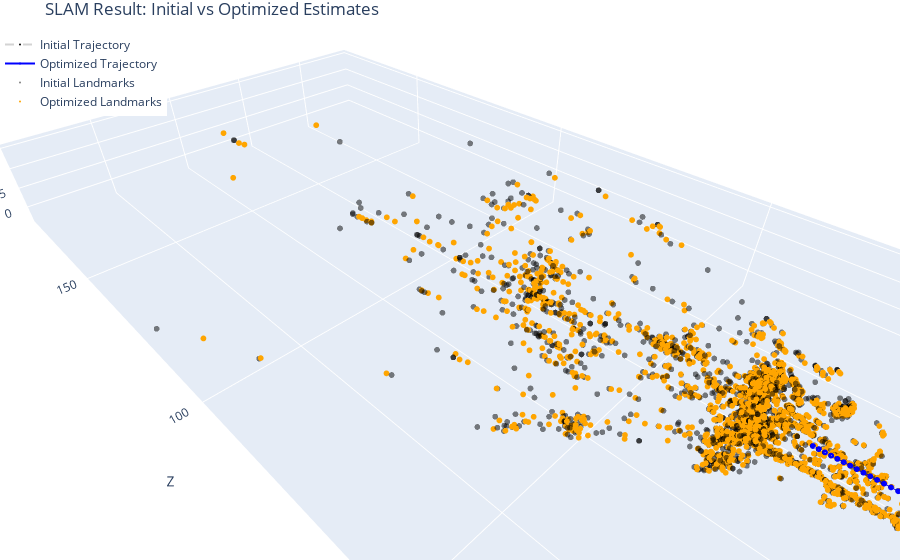

Notebook code cell kept with this figure:
### Markdown cell above
## 9. Analyze the Results

With optimization complete, we now examine the quality of the resulting map and trajectory. A key benefit of using factor graphs and nonlinear optimization is that we can recover a globally consistent trajectory and landmark map even when the initial estimates are noisy or imprecise.

In this last section, we extract and visualize both:
- The initial estimates of poses and landmarks prior to optimization.
- The optimized result returned by the Levenberg-Marquardt optimizer.

To highlight the improvement, we plot both sets side-by-side in a single interactive 3D view. The viewer can rotate, zoom, and pan to inspect the geometry from different perspectives.

### Code cell
# Function to extract camera coordinates and put them in an N x 3 matrix
def extract_camera_xyz(values: gtsam.Values, prefix='x'):
    coords = []
    for key in values.keys():
        symbol = gtsam.Symbol(key)
        if symbol.chr() == ord(prefix):
            coords.append(values.atPose3(key).translation())
    return np.array([p for p in coords])

# Function to extract landmark coordinates and put them in an N x 3 matrix
def extract_landmark_xyz(values: gtsam.Values, prefix='l'):
    coords = []
    for key in values.keys():
        symbol = gtsam.Symbol(key)
        if symbol.chr() == ord(prefix):
            coords.append(values.atPoint3(key))
    return np.array([p for p in coords])

# Extract both initial and optimized estimates
init_cam = extract_camera_xyz(initial_estimates)
opt_cam = extract_camera_xyz(result)
init_land = extract_landmark_xyz(initial_estimates)
opt_land = extract_landmark_xyz(result)

# Define traces
trace_init_cam = go.Scatter3d(
    x=init_cam[:, 0], y=init_cam[:, 1], z=init_cam[:, 2],
    mode="lines+markers",
    name="Initial Trajectory",
    line=dict(color="lightgray", width=2, dash="dash"),
    marker=dict(size=2, color="black")
)

trace_opt_cam = go.Scatter3d(
    x=opt_cam[:, 0], y=opt_cam[:, 1], z=opt_cam[:, 2],
    mode="lines+markers",
    name="Optimized Trajectory",
    line=dict(color="blue", width=2),
    marker=dict(size=2, color="blue")
)

scatter_init_land = go.Scatter3d(
    x=init_land[:, 0], y=init_land[:, 1], z=init_land[:, 2],
    mode="markers",
    name="Initial Landmarks",
    marker=dict(size=2, color="black", opacity=0.5)
)

scatter_opt_land = go.Scatter3d(
    x=opt_land[:, 0], y=opt_land[:, 1], z=opt_land[:, 2],
    mode="markers",
    name="Optimized Landmarks",
    marker=dict(size=2, color="orange")
)

# Assemble the figure
fig = go.Figure(data=[trace_init_cam, trace_opt_cam, scatter_init_land, scatter_opt_land])

fig.update_layout(
    title="SLAM Result: Initial vs Optimized Estimates",
    scene=dict(
        xaxis_title='X',
        yaxis_title='Y',
        zaxis_title='Z',
        aspectmode='data',
        camera=dict(
            up=dict(x=0, y=-1, z=0),
            center=dict(x=0, y=0.1, z=0),
            eye=dict(x=-1, y=-1, z=-1)
		)
	),
    legend=dict(x=0, y=1),
    margin=dict(l=0, r=0, b=0, t=30)
)

fig.show()

### Figure 1 — Plotly figure (JSON) as saved in the notebook; plotly's stock layout.template omitted (floating-point values rounded to 4 significant figures; data arrays with more than 128 entries replaced by an {"elided": "..."} marker saying what was removed)
{"data": [{"line": {"color": "lightgray", "dash": "dash", "width": 2}, "marker": {"color": "black", "size": 2}, "mode": "lines+markers", "name": "Initial Trajectory", "type": "scatter3d", "x": [0.0, 0.003143, 0.002806, 0.004198, 0.007419, 0.006492, 0.002024, -0.003376, -0.008345, -0.01404, -0.03147, -0.03832, -0.04732, -0.06117, -0.07503, -0.0894, -0.1108, -0.1346, -0.1584, -0.182, -0.2075, -0.2376, -0.2665, -0.2934, -0.3206, -0.3477], "y": [0.0, 0.004146, 0.009815, 0.01203, 0.01751, 0.02211, 0.02749, 0.03128, 0.03631, 0.04066, 0.05025, 0.06278, 0.06961, 0.07602, 0.08276, 0.08862, 0.09397, 0.0949, 0.09775, 0.1017, 0.106, 0.112, 0.1169, 0.1225, 0.1261, 0.1315], "z": [0.0, 0.96, 1.92, 2.873, 3.816, 4.759, 5.695, 6.629, 7.565, 8.501, 9.44, 10.37, 11.29, 12.21, 13.12, 14.02, 14.93, 15.83, 16.73, 17.64, 18.52, 19.41, 20.29, 21.17, 22.04, 22.9]}, {"line": {"color": "blue", "width": 2}, "marker": {"color": "blue", "size": 2}, "mode": "lines+markers", "name": "Optimized Trajectory", "type": "scatter3d", "x": [0.0, 0.002549, 0.001122, 0.001276, 0.003141, 0.001245, -0.004502, -0.01252, -0.01942, -0.02634, -0.0435, -0.04996, -0.05779, -0.07015, -0.08181, -0.09467, -0.1138, -0.1371, -0.1601, -0.1823, -0.2055, -0.233, -0.2588, -0.2836, -0.309, -0.3344], "y": [0.0, 0.004301, 0.009893, 0.01173, 0.01669, 0.02101, 0.02595, 0.02901, 0.03322, 0.03746, 0.04687, 0.05937, 0.06632, 0.07142, 0.07742, 0.08353, 0.08825, 0.08848, 0.0925, 0.0979, 0.1015, 0.1071, 0.1121, 0.1168, 0.1193, 0.1248], "z": [0.0, 0.9592, 1.918, 2.872, 3.814, 4.756, 5.691, 6.627, 7.561, 8.493, 9.426, 10.35, 11.27, 12.19, 13.09, 14.0, 14.91, 15.81, 16.71, 17.61, 18.5, 19.38, 20.27, 21.14, 22.01, 22.87]}, {"marker": {"color": "black", "opacity": 0.5, "size": 2}, "mode": "markers", "name": "Initial Landmarks", "type": "scatter3d", "x": {"elided": "2634 float values"}, "y": {"elided": "2634 float values"}, "z": {"elided": "2634 float values"}}, {"marker": {"color": "orange", "size": 2}, "mode": "markers", "name": "Optimized Landmarks", "type": "scatter3d", "x": {"elided": "2634 float values"}, "y": {"elided": "2634 float values"}, "z": {"elided": "2634 float values"}}], "layout": {"legend": {"x": 0, "y": 1}, "margin": {"b": 0, "l": 0, "r": 0, "t": 30}, "scene": {"aspectmode": "data", "camera": {"center": {"x": 0, "y": 0.1, "z": 0}, "eye": {"x": -1, "y": -1, "z": -1}, "up": {"x": 0, "y": -1, "z": 0}}, "xaxis": {"title": {"text": "X"}}, "yaxis": {"title": {"text": "Y"}}, "zaxis": {"title": {"text": "Z"}}}, "title": {"text": "SLAM Result: Initial vs Optimized Estimates"}}}
